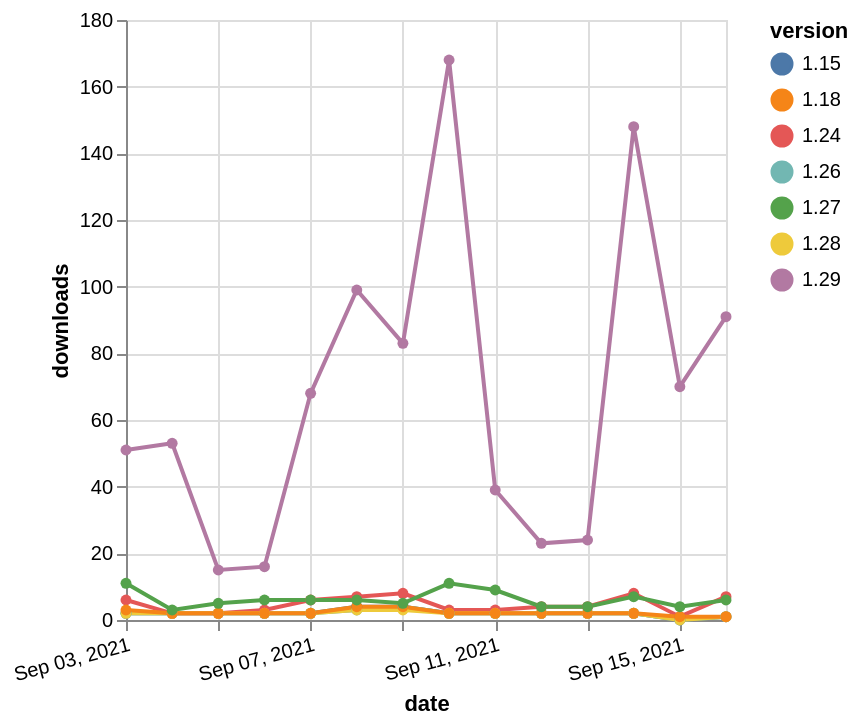

The specification (Vega-Lite) saved for this image:
### Vega-Lite specification from a JSON file in a GitHub repository (floating-point values rounded to 4 significant figures)
{"$schema": "https://vega.github.io/schema/vega-lite/v5.json", "description": "A simple bar chart with embedded data.", "data": {"values": [{"date": "2021-09-03", "total": 5910, "delta": 2, "version": "1.15"}, {"date": "2021-09-04", "total": 5912, "delta": 2, "version": "1.15"}, {"date": "2021-09-05", "total": 5914, "delta": 2, "version": "1.15"}, {"date": "2021-09-06", "total": 5916, "delta": 2, "version": "1.15"}, {"date": "2021-09-07", "total": 5918, "delta": 2, "version": "1.15"}, {"date": "2021-09-08", "total": 5922, "delta": 4, "version": "1.15"}, {"date": "2021-09-09", "total": 5926, "delta": 4, "version": "1.15"}, {"date": "2021-09-10", "total": 5928, "delta": 2, "version": "1.15"}, {"date": "2021-09-11", "total": 5930, "delta": 2, "version": "1.15"}, {"date": "2021-09-12", "total": 5932, "delta": 2, "version": "1.15"}, {"date": "2021-09-13", "total": 5934, "delta": 2, "version": "1.15"}, {"date": "2021-09-14", "total": 5936, "delta": 2, "version": "1.15"}, {"date": "2021-09-15", "total": 5936, "delta": 0, "version": "1.15"}, {"date": "2021-09-16", "total": 5937, "delta": 1, "version": "1.15"}, {"date": "2021-09-03", "total": 9078, "delta": 2, "version": "1.26"}, {"date": "2021-09-04", "total": 9080, "delta": 2, "version": "1.26"}, {"date": "2021-09-05", "total": 9082, "delta": 2, "version": "1.26"}, {"date": "2021-09-06", "total": 9084, "delta": 2, "version": "1.26"}, {"date": "2021-09-07", "total": 9086, "delta": 2, "version": "1.26"}, {"date": "2021-09-08", "total": 9089, "delta": 3, "version": "1.26"}, {"date": "2021-09-09", "total": 9093, "delta": 4, "version": "1.26"}, {"date": "2021-09-10", "total": 9095, "delta": 2, "version": "1.26"}, {"date": "2021-09-11", "total": 9097, "delta": 2, "version": "1.26"}, {"date": "2021-09-12", "total": 9099, "delta": 2, "version": "1.26"}, {"date": "2021-09-13", "total": 9101, "delta": 2, "version": "1.26"}, {"date": "2021-09-14", "total": 9103, "delta": 2, "version": "1.26"}, {"date": "2021-09-15", "total": 9103, "delta": 0, "version": "1.26"}, {"date": "2021-09-16", "total": 9104, "delta": 1, "version": "1.26"}, {"date": "2021-09-03", "total": 18678, "delta": 6, "version": "1.24"}, {"date": "2021-09-04", "total": 18680, "delta": 2, "version": "1.24"}, {"date": "2021-09-05", "total": 18682, "delta": 2, "version": "1.24"}, {"date": "2021-09-06", "total": 18685, "delta": 3, "version": "1.24"}, {"date": "2021-09-07", "total": 18691, "delta": 6, "version": "1.24"}, {"date": "2021-09-08", "total": 18698, "delta": 7, "version": "1.24"}, {"date": "2021-09-09", "total": 18706, "delta": 8, "version": "1.24"}, {"date": "2021-09-10", "total": 18709, "delta": 3, "version": "1.24"}, {"date": "2021-09-11", "total": 18712, "delta": 3, "version": "1.24"}, {"date": "2021-09-12", "total": 18716, "delta": 4, "version": "1.24"}, {"date": "2021-09-13", "total": 18720, "delta": 4, "version": "1.24"}, {"date": "2021-09-14", "total": 18728, "delta": 8, "version": "1.24"}, {"date": "2021-09-15", "total": 18729, "delta": 1, "version": "1.24"}, {"date": "2021-09-16", "total": 18736, "delta": 7, "version": "1.24"}, {"date": "2021-09-03", "total": 2534, "delta": 2, "version": "1.28"}, {"date": "2021-09-04", "total": 2536, "delta": 2, "version": "1.28"}, {"date": "2021-09-05", "total": 2538, "delta": 2, "version": "1.28"}, {"date": "2021-09-06", "total": 2540, "delta": 2, "version": "1.28"}, {"date": "2021-09-07", "total": 2542, "delta": 2, "version": "1.28"}, {"date": "2021-09-08", "total": 2545, "delta": 3, "version": "1.28"}, {"date": "2021-09-09", "total": 2548, "delta": 3, "version": "1.28"}, {"date": "2021-09-10", "total": 2550, "delta": 2, "version": "1.28"}, {"date": "2021-09-11", "total": 2552, "delta": 2, "version": "1.28"}, {"date": "2021-09-12", "total": 2554, "delta": 2, "version": "1.28"}, {"date": "2021-09-13", "total": 2556, "delta": 2, "version": "1.28"}, {"date": "2021-09-14", "total": 2558, "delta": 2, "version": "1.28"}, {"date": "2021-09-15", "total": 2558, "delta": 0, "version": "1.28"}, {"date": "2021-09-16", "total": 2559, "delta": 1, "version": "1.28"}, {"date": "2021-09-03", "total": 62239, "delta": 51, "version": "1.29"}, {"date": "2021-09-04", "total": 62292, "delta": 53, "version": "1.29"}, {"date": "2021-09-05", "total": 62307, "delta": 15, "version": "1.29"}, {"date": "2021-09-06", "total": 62323, "delta": 16, "version": "1.29"}, {"date": "2021-09-07", "total": 62391, "delta": 68, "version": "1.29"}, {"date": "2021-09-08", "total": 62490, "delta": 99, "version": "1.29"}, {"date": "2021-09-09", "total": 62573, "delta": 83, "version": "1.29"}, {"date": "2021-09-10", "total": 62741, "delta": 168, "version": "1.29"}, {"date": "2021-09-11", "total": 62780, "delta": 39, "version": "1.29"}, {"date": "2021-09-12", "total": 62803, "delta": 23, "version": "1.29"}, {"date": "2021-09-13", "total": 62827, "delta": 24, "version": "1.29"}, {"date": "2021-09-14", "total": 62975, "delta": 148, "version": "1.29"}, {"date": "2021-09-15", "total": 63045, "delta": 70, "version": "1.29"}, {"date": "2021-09-16", "total": 63136, "delta": 91, "version": "1.29"}, {"date": "2021-09-03", "total": 19020, "delta": 3, "version": "1.18"}, {"date": "2021-09-04", "total": 19022, "delta": 2, "version": "1.18"}, {"date": "2021-09-05", "total": 19024, "delta": 2, "version": "1.18"}, {"date": "2021-09-06", "total": 19026, "delta": 2, "version": "1.18"}, {"date": "2021-09-07", "total": 19028, "delta": 2, "version": "1.18"}, {"date": "2021-09-08", "total": 19032, "delta": 4, "version": "1.18"}, {"date": "2021-09-09", "total": 19036, "delta": 4, "version": "1.18"}, {"date": "2021-09-10", "total": 19038, "delta": 2, "version": "1.18"}, {"date": "2021-09-11", "total": 19040, "delta": 2, "version": "1.18"}, {"date": "2021-09-12", "total": 19042, "delta": 2, "version": "1.18"}, {"date": "2021-09-13", "total": 19044, "delta": 2, "version": "1.18"}, {"date": "2021-09-14", "total": 19046, "delta": 2, "version": "1.18"}, {"date": "2021-09-15", "total": 19047, "delta": 1, "version": "1.18"}, {"date": "2021-09-16", "total": 19048, "delta": 1, "version": "1.18"}, {"date": "2021-09-03", "total": 19597, "delta": 11, "version": "1.27"}, {"date": "2021-09-04", "total": 19600, "delta": 3, "version": "1.27"}, {"date": "2021-09-05", "total": 19605, "delta": 5, "version": "1.27"}, {"date": "2021-09-06", "total": 19611, "delta": 6, "version": "1.27"}, {"date": "2021-09-07", "total": 19617, "delta": 6, "version": "1.27"}, {"date": "2021-09-08", "total": 19623, "delta": 6, "version": "1.27"}, {"date": "2021-09-09", "total": 19628, "delta": 5, "version": "1.27"}, {"date": "2021-09-10", "total": 19639, "delta": 11, "version": "1.27"}, {"date": "2021-09-11", "total": 19648, "delta": 9, "version": "1.27"}, {"date": "2021-09-12", "total": 19652, "delta": 4, "version": "1.27"}, {"date": "2021-09-13", "total": 19656, "delta": 4, "version": "1.27"}, {"date": "2021-09-14", "total": 19663, "delta": 7, "version": "1.27"}, {"date": "2021-09-15", "total": 19667, "delta": 4, "version": "1.27"}, {"date": "2021-09-16", "total": 19673, "delta": 6, "version": "1.27"}]}, "width": "container", "mark": {"type": "line", "point": {"filled": true}}, "encoding": {"x": {"field": "date", "type": "temporal", "timeUnit": "yearmonthdate", "title": "date", "axis": {"labelAngle": -15}}, "y": {"field": "delta", "type": "quantitative", "title": "downloads"}, "color": {"field": "version", "type": "nominal"}, "tooltip": {"field": "delta"}}}
